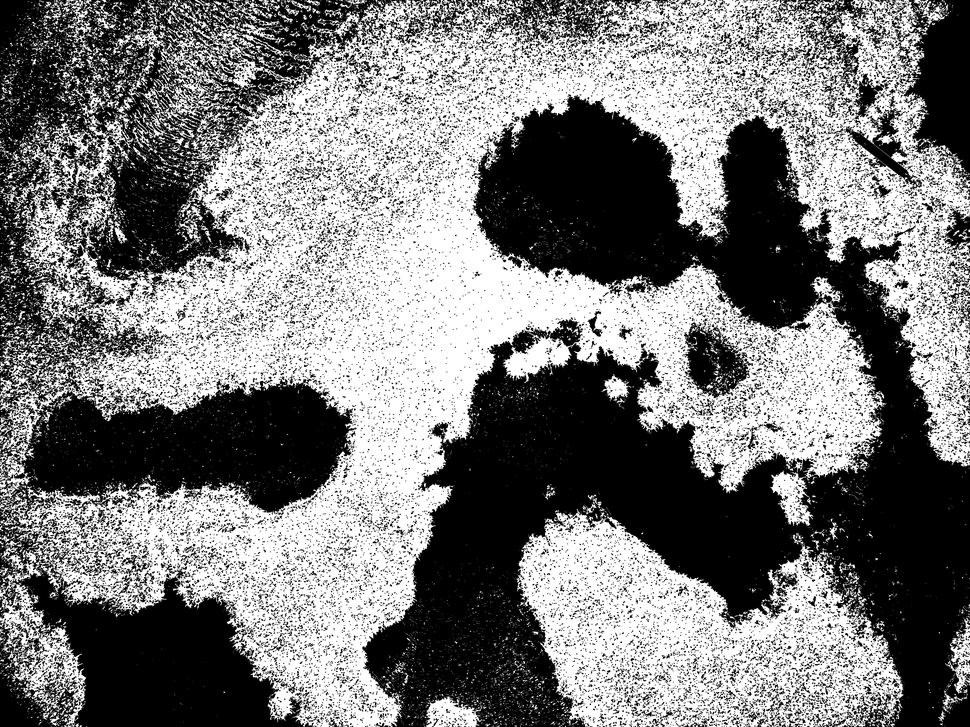
#> input picture coverage.png, 970 x 727 px, shrunk from 5280 x 3956 before the run
$ python rgb_to_coverage_map.py coverage.png
#> lines starting #> are read from the running program, lines starting #| are printed output that depends on the picture; after the words box and inside, x2 and y2 are one past the last pixel; in counts of white or black regions, pixels touching at a corner belong together
import cv2
import sys

command_args = [None, None, None]
for index, command_arg in enumerate(sys.argv[1:]):
    command_args[index] = command_arg

INPUT_FILEPATH = command_args[0] or "drone.png"
OUTPUT_FILEPATH = command_args[1] or "coverage.png"
RADIUS = command_args[2] or 5
# Maximum distance from edge a plant pixel can be. Must be positive odd integer.

image = cv2.imread(INPUT_FILEPATH, cv2.IMREAD_GRAYSCALE)
#> image is the input picture: shape (727, 970); min 0, max 255, mean 123.5
edges = cv2.Canny(image, 150, 200)
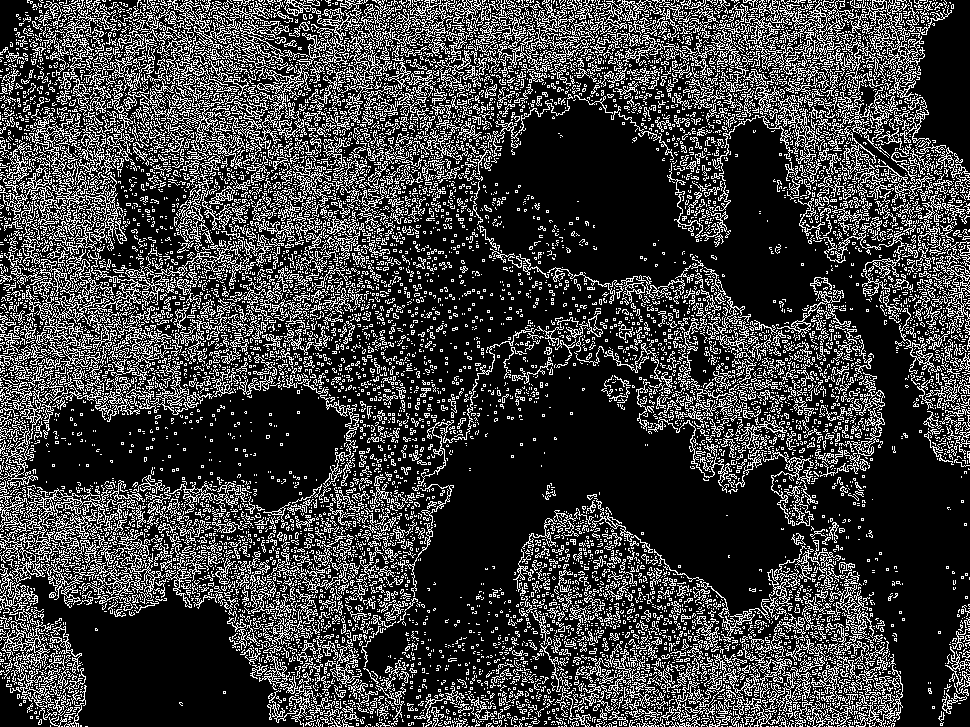
#> edges: shape (727, 970); 24.2% white in thin lines or dots
kernel = cv2.getStructuringElement(cv2.MORPH_ELLIPSE, (RADIUS, RADIUS))
closed = cv2.morphologyEx(edges, cv2.MORPH_CLOSE, kernel)
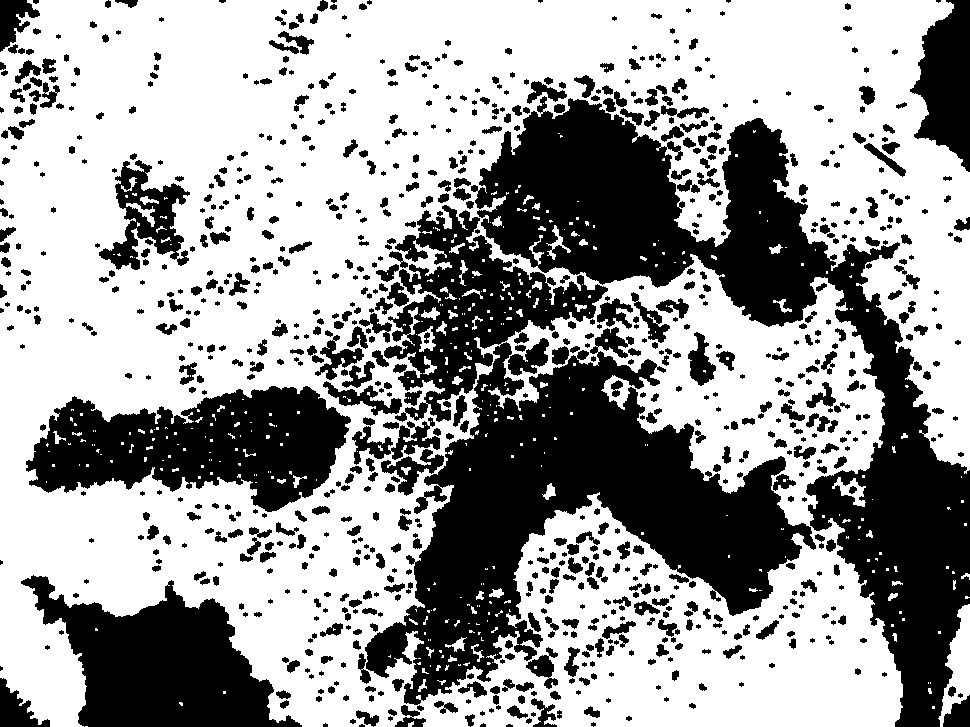
#> closed: shape (727, 970); 61.6% white; 937 black regions (252 under 20 px), largest, box (x1, y1, x2, y2) and area: (365, 205, 816, 705) 80310, (471, 96, 970, 727) 76685, (26, 386, 351, 512) 24811
cv2.imwrite(OUTPUT_FILEPATH, closed)
